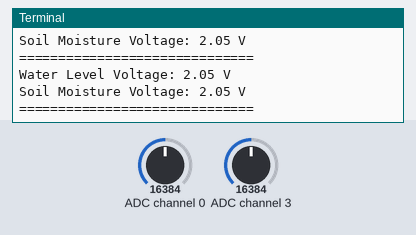
The program below on a simulated Raspberry Pi (BCM pin numbers). Parts: the last lines printed to the terminal. The inputs (shaded band) are chosen by the test bench; at power-on: ADC channel 0 = 16384, ADC channel 3 = 16384 (analog values on the 0–32767 scale).

Above: at 1.2 s.
1.3 s: ADC channel 0 set to 22936
At 2.6 s:
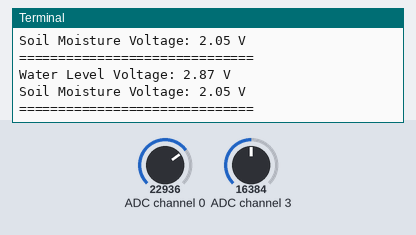
2.8 s: ADC channel 3 set to 22936
At 3.9 s:
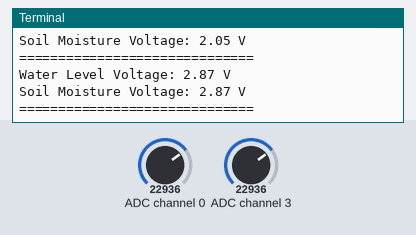
4.3 s: ADC channel 0 set to 28834
At 5.6 s:
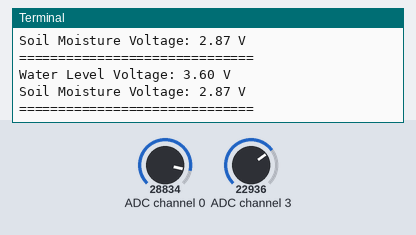
5.8 s: ADC channel 3 set to 28834
At 7.0 s:
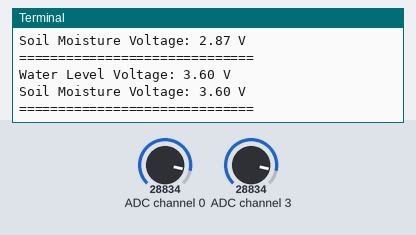
Timing chart, 0 to 8.3 s (numbered marks = the images above; inputs shaded):
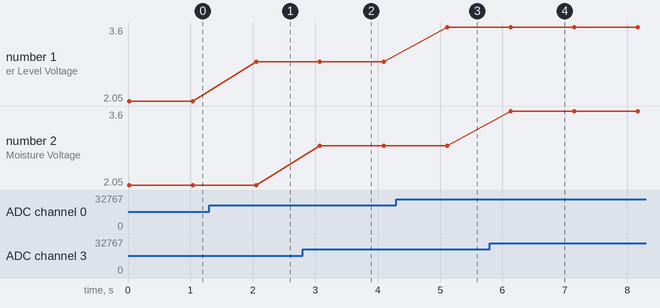

Measured:
- after the input at 1.3 s, the terminal: prints a new line after 0.76 s (image 1)
- after the input at 2.8 s, the terminal: prints a new line after 0.28 s (image 2)
- after the input at 4.3 s, the terminal: prints a new line after 0.81 s (image 3)
- after the input at 5.8 s, the terminal: prints a new line after 0.33 s (image 4)
- plotted number 1: 2.05 → 2.87 after the input at 1.3 s, 2.87 → 3.6 after the input at 4.3 s

The program:

start_sensors.py
```python
from Adafruit_ADS1x15 import ADS1115
import time

# Crea una instància de l'ADS1115
adc = ADS1115(busnum=1)

# Configura el guany (ajusta segons el rang del sensor, aquí 4.096V)
GAIN = 1

# Llegeix els valors dels canals A0 i A3
def read_sensors():
    water_level = adc.read_adc(0, gain=GAIN)  # A0
    soil_moisture = adc.read_adc(3, gain=GAIN)  # A3

    # Converteix a volts (16 bits, 4.096V màxim)
    water_voltage = water_level * 4.096 / 32768.0
    soil_voltage = soil_moisture * 4.096 / 32768.0

    return water_voltage, soil_voltage

def main():
    while True:
        # Llegeix els sensors
        water_voltage, soil_voltage = read_sensors()

        # Mostra els resultats
        print(f"Water Level Voltage: {water_voltage:.2f} V")
        print(f"Soil Moisture Voltage: {soil_voltage:.2f} V")
        print("=" * 30)

        # Petita pausa per alternar
        time.sleep(1)

if __name__ == "__main__":
    main()
```
